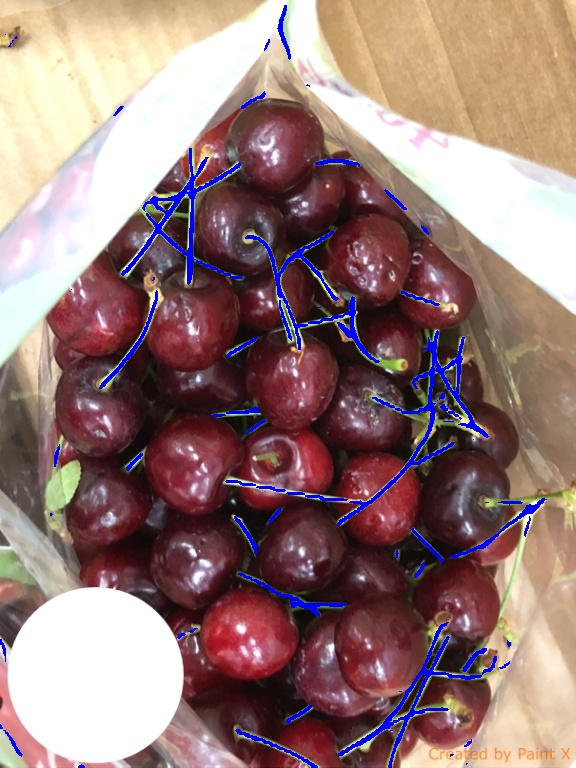
#> input picture md_images/38360-02397.png.jpg, 576 x 768 px
$ python -i utils.py   (imports and definitions only)   (older library calls are emulated)
#> lines starting #> are read from the running program, lines starting #| are printed output that depends on the picture; after the words box and inside, x2 and y2 are one past the last pixel; in counts of white or black regions, pixels touching at a corner belong together
import logging
import base64
import cv2
import numpy as np
from itertools import compress
from .common import Common

logger = logging.getLogger(__name__)


class Utils:

    # [5 lines left out: function imshow, not called in this run]

    @staticmethod
    def count_pixels_in_circle_and_mask(circle, mask):
        return np.count_nonzero(Utils.get_circle_and_mask_intersection(circle, mask))

    # [112 lines left out: functions get_circle_color_with_mask, get_circle_angular_color_with_mask, create_circle_mask, get_circle_and_mask_intersection, get_circle_values_with_mask, calc_hue_mean_and_var and 2 more, not called in this run]

    @staticmethod
    def compute_edges(image):
        img_blurred = cv2.GaussianBlur(image, (5, 5), 2, 2)
        high_thresh, thresh_im = cv2.threshold(img_blurred, 0, 255, cv2.THRESH_BINARY + cv2.THRESH_OTSU)
        high_thresh /= 2.
        low_thresh = 0.5 * high_thresh

        # [4 lines of commented-out code are left out]

        img_canny = cv2.Canny(img_blurred, low_thresh, high_thresh)

        # [5 lines of commented-out code are left out]

        return img_canny
        # return Utils.auto_canny(img_blurred)

    # @staticmethod
    # def auto_canny(image, sigma=0.33):
    #     # compute the median of the single channel pixel intensities
    #     v = np.median(image)
    #
    #     # apply automatic Canny edge detection using the computed median
    #     lower = int(max(0, (1.0 - sigma) * v))
    #     upper = int(min(255, (1.0 + sigma) * v))
    #     edged = cv2.Canny(image, lower, upper)
    #
    #     # return the edged image
    #     return edged

    @staticmethod
    def check_circles_touch(c1, c2):
        return (c1[0] - c2[0]) ** 2 + (c1[1] - c2[1]) ** 2 <= (c1[2] + c2[2]) ** 2

    @staticmethod
    def check_point_inside_circle(circle, x, y):
        return (circle[0] - x) ** 2 + (circle[1] - y) ** 2 <= circle[2] ** 2

    @staticmethod
    def round_to_int(value):
        return int(round(value))

    # [16 lines left out: function same_side_of_line, not called in this run]

    @staticmethod
    def square_distance(p1, p2):
        return (p1[0] - p2[0]) ** 2 + (p1[1] - p2[1]) ** 2

    # [104 lines left out: functions crop_image_by_rect, crop_image, remove_outliers_with_data, remove_outliers, remove_outliers_in_vector_filter, mark_angular_outliers, not called in this run]
        # return np.array([Utils.calc_angular_mean_and_var(np.array([vector_mean, value], np.float))[1] <= 1 - var_for_outliers for value in vector], np.bool)

    @staticmethod
    def remove_angular_outliers(vector, value=1):
        return vector[Utils.mark_angular_outliers(vector, value)]

    @staticmethod
    def remove_hue_outliers(hue_values, value=1):
        return hue_values[Utils.mark_angular_outliers(hue_values.astype(np.uint16) * 2, value)]

    # [27 lines left out: functions are_values_close, are_circles_similar, is_similar_circle_in_list, not called in this run]

    @staticmethod
    def circle_to_json(circle):
        return {'x': circle[0], 'y': circle[1], 'radius': circle[2]}

    # [4 lines left out: function array_from_iterable, not called in this run]
        # return np.array([item[key] for item in iterable])

    @staticmethod
    def array_from_list_of_dict_by_key(list_of_dict, key):
        return np.array([dictionary[key] for dictionary in list_of_dict if key in dictionary])

    # [106 lines left out: functions base64_encode, base64_decode, pad_image_for_rotation, rotate_image, rotate_coords, get_circles_inside_rotated_box and 3 more, not called in this run]

>>> import cv2
>>> picture = cv2.imread('../../../md_images/38360-02397.png.jpg', cv2.IMREAD_GRAYSCALE)
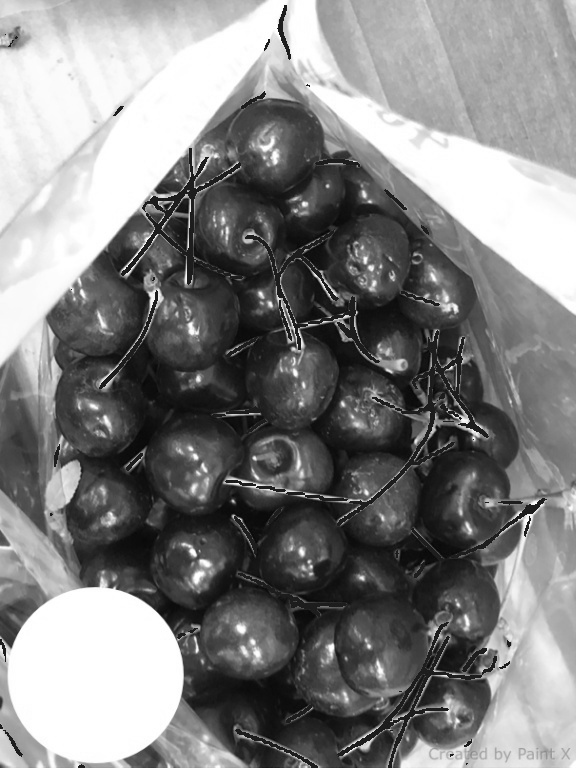
#> picture: shape (768, 576); min 3, max 255, mean 129.9
>>> result = Utils().compute_edges(picture)
#> in compute_edges, `high_thresh, thresh_im = cv2.threshold(img_blurred, 0, 255, cv2.THRESH..`:
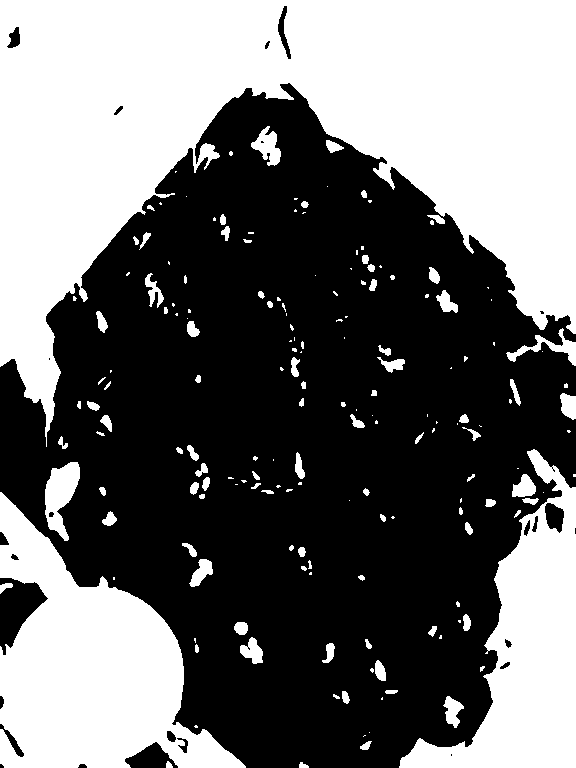
#> thresh_im: shape (768, 576); 43.4% white; 178 white regions (83 under 20 px), largest, box (x1, y1, x2, y2) and area: (0, 0, 576, 447) 123646, (0, 492, 246, 768) 34001, (399, 449, 576, 768) 23059
#> in compute_edges, `high_thresh, thresh_im = cv2.threshold(img_blurred, 0, 255, cv2.THRESH..`: high_thresh = 139
#> in compute_edges, `high_thresh /= 2.`: high_thresh = 69.5
#> in compute_edges, `low_thresh = 0.5 * high_thresh`: low_thresh = 34.75
#> in compute_edges, `img_canny = cv2.Canny(img_blurred, low_thresh, high_thresh)`:
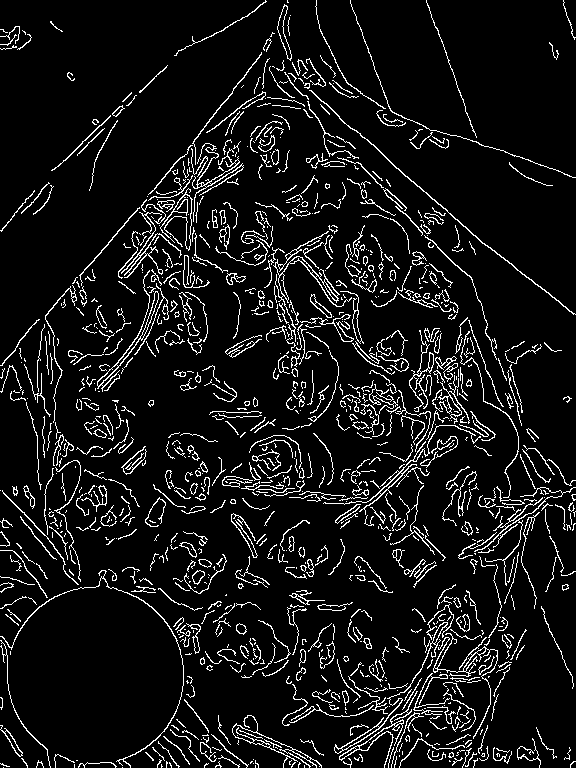
#> img_canny: shape (768, 576); 8.3% white in thin lines or dots
